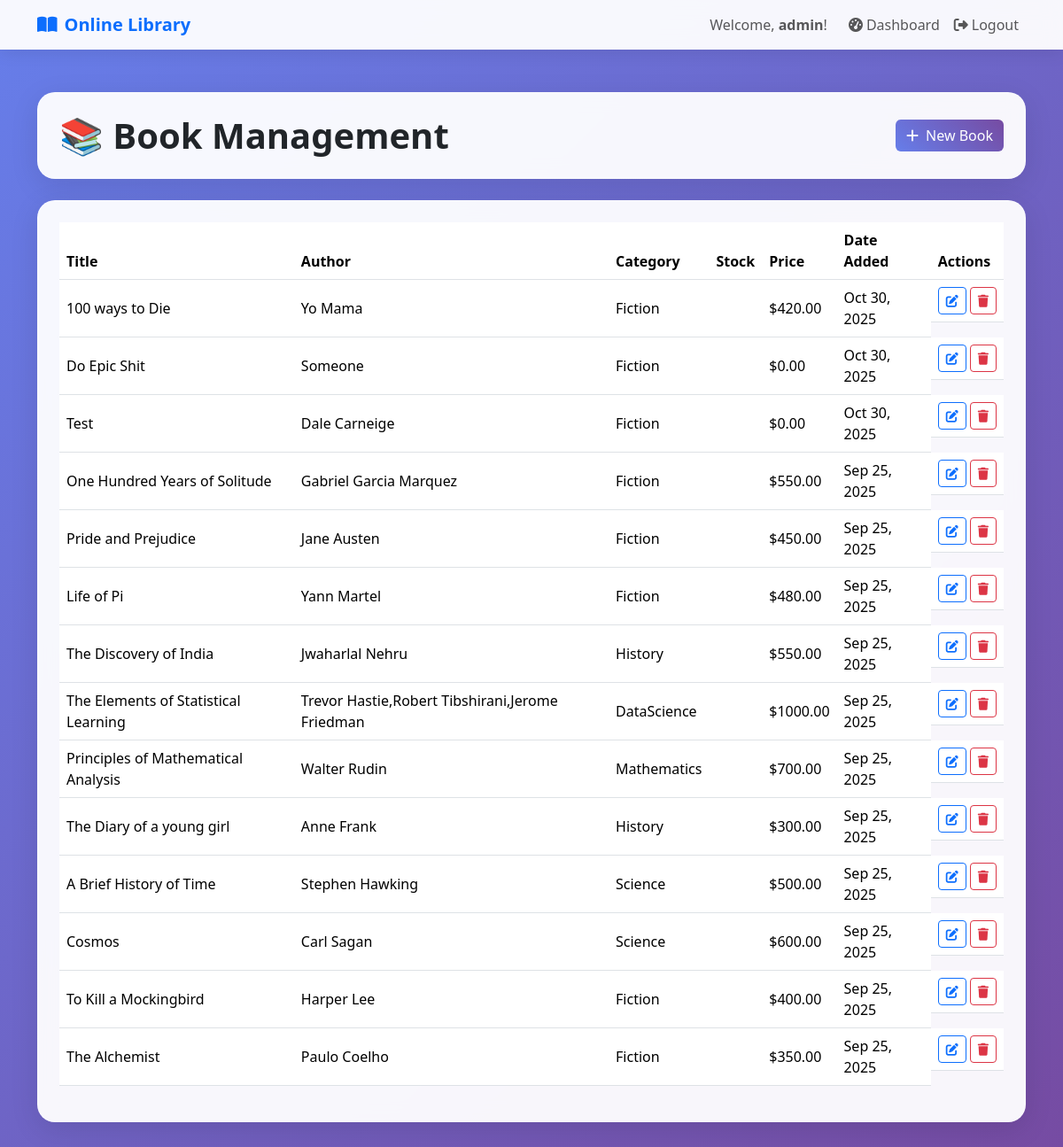
Screenshot of /dashboard/books/ (signed in) with the database file from the repository.
### catalog/models.py (models this page shows, shortened)
class CustomUser(AbstractUser):
    ROLE_CHOICES = (
        ('admin', 'Admin'),
        ('user', 'User'),
    )
    role = models.CharField(max_length=10, choices=ROLE_CHOICES, default='user')

class Book(models.Model):
    CATEGORY_CHOICES = [
        ('Science', 'Science'),
        ('Fiction', 'Fiction'),
        ('Mathematics', 'Mathematics'),
        ('History', 'History'),
        ('DataScience','DataScience'),
    ]
    LANGUAGE_CHOICES = [
        ('English', 'English'),
        ('Spanish', 'Spanish'),
        ('French', 'French'),
        ('German', 'German'),
        ('Other', 'Other'),
    ]
    title = models.CharField(max_length=255)
    author = models.CharField(max_length=255)
    isbn = models.CharField(max_length=50, blank=True)
    category = models.CharField(max_length=50, choices=CATEGORY_CHOICES)
    description = models.TextField(blank=True, null=True)
    publication_date = models.DateField(null=True, blank=True)
    pages = models.IntegerField(null=True, blank=True)
    language = models.CharField(max_length=50, choices=LANGUAGE_CHOICES, default='English')
    price = models.DecimalField(max_digits=8, decimal_places=2, default=0)
    total_copies = models.IntegerField(default=1)
    available_copies = models.IntegerField(default=1)
    image = models.ImageField(upload_to='book_covers/', null=True, blank=True)
    created_at = models.DateTimeField(auto_now_add=True)
    updated_at = models.DateTimeField(auto_now=True)

### catalog/views.py (the view)
# urls.py: path("dashboard/books/", views.book_management, name="book_management"),
@login_required
def book_management(request):
    if not request.user.is_superuser and not (hasattr(request.user, 'role') and request.user.role == 'admin'):
        messages.error(request, "You don't have permission to access this page.")
        return redirect('dashboard')
    books = Book.objects.all().order_by('-created_at')
    return render(request, 'catalog/book_management.html', {'books': books})

### templates/catalog/book_management.html (shortened to what this page needs)
{% extends "catalog/base.html" %}
{% block content %}
<div class="container py-5">
    <div class="row mb-4">
        <div class="col-12">
            <div class="glass-card p-4 d-flex justify-content-between align-items-center">
                <h1 class="display-6 fw-bold mb-0">📚 Book Management</h1>
                <a href="{% url 'add_book' %}" class="btn btn-gradient">
                    <i class="fas fa-plus me-2"></i>New Book
                </a>
            </div>
        </div>
    </div>
    <div class="row">
        <div class="col-12">
            {% if books %}
            <div class="glass-card p-4 table-responsive">
                <table class="table table-hover align-middle">
                    <thead>
                        <tr>
                            <th>Title</th>
                            <th>Author</th>
                            <th>Category</th>
                            <th>Stock</th>
                            <th>Price</th>
                            <th>Date Added</th>
                            <th>Actions</th>
                        </tr>
                    </thead>
                    <tbody>
                        {% for book in books %}
                        <tr>
                            <td>{{ book.title }}</td>
                            <td>{{ book.author }}</td>
                            <td>{{ book.category }}</td>
                            <td>{{ book.stock }}</td>
                            <td>${{ book.price }}</td>
                            <td>{{ book.created_at|date:"M d, Y" }}</td>
                            <td class="d-flex gap-1">
                                <a href="{% url 'edit_book' book.id %}" class="btn btn-sm btn-outline-primary">
                                    <i class="fas fa-edit"></i>
                                </a>
                                <form action="{% url 'delete_book' book.id %}" method="post">
                                    <button class="btn btn-sm btn-outline-danger">
                                        <i class="fas fa-trash"></i>
                                    </button>
                                </form>
                            </td>
                        </tr>
                        {% endfor %}
                    </tbody>
                </table>
            </div>
            {% endif %}
        </div>
    </div>
</div>
{% endblock %}

### templates/catalog/base.html (shortened to what this page needs)
{% load static %}
<!DOCTYPE html>
<html lang="en">
<head>
    <link href="https://cdn.jsdelivr.net/npm/bootstrap@5.3.2/dist/css/bootstrap.min.css" rel="stylesheet">
    <link href="https://cdnjs.cloudflare.com/ajax/libs/font-awesome/6.4.0/css/all.min.css" rel="stylesheet">
</head>
<body>
    <nav class="navbar navbar-expand-lg navbar-light nav-glass">
        <div class="container">
            <a class="navbar-brand fw-bold text-primary" href="{% url 'home' %}">
                <i class="fas fa-book-open me-2"></i>Online Library
            </a>
            <div class="navbar-nav ms-auto">
                {% if user.is_authenticated %}
                    <span class="navbar-text me-3">Welcome, <strong>{{ user.username }}</strong>!</span>
                    <a class="nav-link" href="{% url 'dashboard' %}"><i class="fas fa-tachometer-alt me-1"></i>Dashboard</a>
                <form method="post" action="{% url 'logout' %}" class="d-inline">
                    <button type="submit" class="nav-link btn btn-link" style="border: none; background: none; cursor: pointer;">
                        <i class="fas fa-sign-out-alt me-1"></i>Logout
                    </button>
                </form>
                {% else %}
                    <a class="nav-link" href="{% url 'login' %}"><i class="fas fa-sign-in-alt me-1"></i>Login</a>
                    <a class="nav-link" href="{% url 'register' %}"><i class="fas fa-user-plus me-1"></i>Register</a>
                {% endif %}
            </div>
        </div>
    </nav>
    {% block content %}{% endblock %}
</body>
</html>

### templates/catalog/base.html (style rules this page uses)
:root { --primary: #2c3e50; --secondary: #3498db; --success: #27ae60; --warning: #f39c12; --danger: #e74c3c; --light: #ecf0f1; --dark: #2c3e50; }
body { font-family: 'Segoe UI', Tahoma, Geneva, Verdana, sans-serif; background: linear-gradient(135deg, #667eea 0%, #764ba2 100%); min-height: 100vh; }
.glass-card { background: rgba(255, 255, 255, 0.95); backdrop-filter: blur(10px); border-radius: 20px; border: 1px solid rgba(255, 255, 255, 0.2); box-shadow: 0 8px 32px rgba(0, 0, 0, 0.1); }
.nav-glass { background: rgba(255, 255, 255, 0.95) !important; backdrop-filter: blur(10px); box-shadow: 0 2px 20px rgba(0, 0, 0, 0.1); }
.btn-gradient { background: linear-gradient(45deg, #667eea, #764ba2); border: none; color: white; transition: all 0.3s ease; }

### rows the page displays
CustomUser: username "admin"
Book: title "100 ways to Die", author "Yo Mama", category "Fiction", price "420.00", created_at "Oct 30, 2025"
Book: title "Do Epic Shit", author "Someone", category "Fiction", price "0.00", created_at "Oct 30, 2025"
Book: title "Test", author "Dale Carneige", category "Fiction", price "0.00", created_at "Oct 30, 2025"
Book: title "One Hundred Years of Solitude", author "Gabriel Garcia Marquez", category "Fiction", price "550.00", created_at "Sep 25, 2025"
Book: title "Pride and Prejudice", author "Jane Austen", category "Fiction", price "450.00", created_at "Sep 25, 2025"
Book: title "Life of Pi", author "Yann Martel", category "Fiction", price "480.00", created_at "Sep 25, 2025"
Book: title "The Discovery of India", author "Jwaharlal Nehru", category "History", price "550.00", created_at "Sep 25, 2025"
Book: title "The Elements of Statistical Learning", author "Trevor Hastie,Robert Tibshirani,Jerome Friedman", category "DataScience", price "1000.00", created_at "Sep 25, 2025"
Book: title "Principles of Mathematical Analysis", author "Walter Rudin", category "Mathematics", price "700.00", created_at "Sep 25, 2025"
Book: title "The Diary of a young girl", author "Anne Frank", category "History", price "300.00", created_at "Sep 25, 2025"
Book: title "A Brief History of Time", author "Stephen Hawking", category "Science", price "500.00", created_at "Sep 25, 2025"
Book: title "Cosmos", author "Carl Sagan", category "Science", price "600.00", created_at "Sep 25, 2025"
Book: title "To Kill a Mockingbird", author "Harper Lee", category "Fiction", price "400.00", created_at "Sep 25, 2025"
Book: title "The Alchemist", author "Paulo Coelho", category "Fiction", price "350.00", created_at "Sep 25, 2025"
